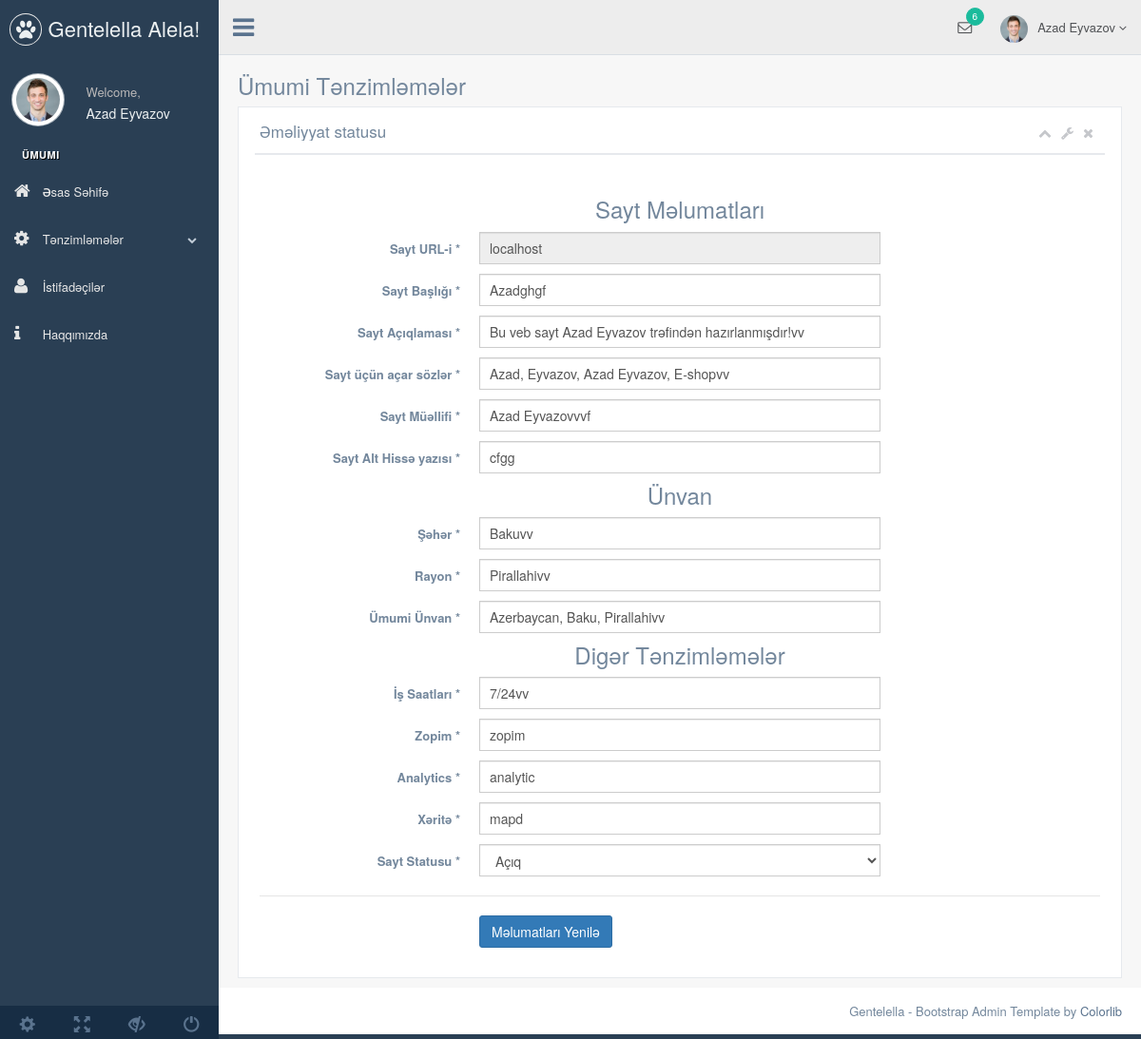
Page /admin/production/settings/general-settings.php (signed in) on the committed database.
### tables this page shows
CREATE TABLE `users` (
  `user_id` int(11) NOT NULL,
  `user_time` datetime NOT NULL DEFAULT current_timestamp(),
  `user_photo` varchar(250) NOT NULL,
  `user_name` varchar(100) NOT NULL,
  `user_first_last_name` varchar(200) NOT NULL,
  `user_mail` varchar(200) NOT NULL,
  `user_gsm` varchar(100) NOT NULL,
  `user_password` varchar(100) NOT NULL,
  `user_address` varchar(250) NOT NULL,
  `user_city` varchar(250) NOT NULL,
  `user_district` varchar(250) NOT NULL,
  `user_unvan` varchar(250) NOT NULL,
  `user_permission` varchar(250) NOT NULL,
  `user_status` int(1) NOT NULL DEFAULT 1
);

CREATE TABLE `settings` (
  `set_id` int(11) NOT NULL,
  `set_site_name` varchar(100) NOT NULL,
  `set_logo` varchar(250) NOT NULL,
  `set_title` varchar(250) NOT NULL,
  `set_desc` varchar(250) NOT NULL,
  `set_footer` varchar(255) NOT NULL,
  `set_keywords` varchar(250) NOT NULL,
  `set_author` varchar(100) NOT NULL,
  `set_tel` varchar(100) NOT NULL,
  `set_mobile` varchar(50) NOT NULL,
  `set_fax` varchar(100) NOT NULL,
  `set_mail` varchar(100) NOT NULL,
  `set_city` varchar(250) NOT NULL,
  `set_district` varchar(250) NOT NULL,
  `set_address` varchar(250) NOT NULL,
  `set_shift` varchar(250) NOT NULL,
  `set_maps` varchar(250) NOT NULL,
  `set_analytics` varchar(250) NOT NULL,
  `set_zopim` varchar(250) NOT NULL,
  `set_fb` varchar(100) NOT NULL,
  `set_tw` varchar(100) NOT NULL,
  `set_yt` varchar(100) NOT NULL,
  `set_smtp_host` varchar(100) NOT NULL,
  `set_smtp_port` varchar(100) NOT NULL,
  `set_smtp_user` varchar(100) NOT NULL,
  `set_smtp_pass` varchar(100) NOT NULL,
  `set_maintance` enum('0','1') NOT NULL DEFAULT '1'
);

### admin/production/settings/general-settings.php (the view, shortened to what the rows shown need)
<?php include '../layouts/header.php';
include '../../controllers/settings/generalSetConnect.php';
?>
    <div class="right_col" role="main">
        <div class="">
            <div class="row">
                <div class="col-md-12 col-sm-12 col-xs-12">
                    <div class="x_panel">
                        <div class="x_title">
                            <h2>Əməliyyat statusu
                                            </h2>
                        </div>
                        <div class="x_content">
                            <br />
                            <form id="demo-form2" action="<?php require __DIR__ .  '/../../controllers/settings/generalController.php';?>" method="POST" data-parsley-validate class="form-horizontal form-label-left">
                                <div class="form-group">
                                    <div class="col-md-6 col-sm-6 col-xs-12">
                                        <input type="text" name="set_title" readonly value="<?= $connect['set_site_name']?>" required="required" class="form-control col-md-7 col-xs-12">
                                    </div>
                                </div>
                                <div class="form-group">
                                    <div class="col-md-6 col-sm-6 col-xs-12">
                                        <input type="text" name="set_title" value="<?= $connect['set_title']?>" required="required" class="form-control col-md-7 col-xs-12">
                                    </div>
                                </div>
                                <div class="form-group">
                                    <div class="col-md-6 col-sm-6 col-xs-12">
                                        <input type="text" value="<?= $connect['set_desc']?>" name="set_desc" required="required" class="form-control col-md-7 col-xs-12">
                                    </div>
                                </div>
                                <div class="form-group">
                                    <div class="col-md-6 col-sm-6 col-xs-12">
                                        <input type="text" value="<?= $connect['set_keywords']?>" name="set_keywords" required="required" class="form-control col-md-7 col-xs-12">
                                    </div>
                                </div>
                                <div class="form-group">
                                    <div class="col-md-6 col-sm-6 col-xs-12">
                                        <input type="text" value="<?= $connect['set_author']?>" name="set_author" required="required" class="form-control col-md-7 col-xs-12">
                                    </div>
                                </div>
                                <div class="form-group">
                                    <div class="col-md-6 col-sm-6 col-xs-12">
                                        <input type="text" value="<?= $connect['set_footer']?>" name="set_footer" required="required" class="form-control col-md-7 col-xs-12">
                                    </div>
                                </div>
                                <div class="form-group">
                                    <div class="col-md-6 col-sm-6 col-xs-12">
                                        <input type="text" name="set_city" value="<?= $connect['set_city']?>" required="required" class="form-control col-md-7 col-xs-12">
                                    </div>
                                </div>
                                <div class="form-group">
                                    <div class="col-md-6 col-sm-6 col-xs-12">
                                        <input type="text" value="<?= $connect['set_district']?>" name="set_district" required="required" class="form-control col-md-7 col-xs-12">
                                    </div>
                                </div>
                                <div class="form-group">
                                    <div class="col-md-6 col-sm-6 col-xs-12">
                                        <input type="text" value="<?= $connect['set_address']?>" name="set_address" required="required" class="form-control col-md-7 col-xs-12">
                                    </div>
                                </div>
                                <div class="form-group">
                                    <div class="col-md-6 col-sm-6 col-xs-12">
                                        <input type="text" name="set_shift" value="<?= $connect['set_shift']?>" required="required" class="form-control col-md-7 col-xs-12">
                                    </div>
                                </div>
                                <div class="form-group">
                                    <div class="col-md-6 col-sm-6 col-xs-12">
                                        <input type="text" value="<?= $connect['set_zopim']?>" name="set_zopim" required="required" class="form-control col-md-7 col-xs-12">
                                    </div>
                                </div>
                                <div class="form-group">
                                    <div class="col-md-6 col-sm-6 col-xs-12">
                                        <input type="text" value="<?= $connect['set_analytics']?>" name="set_analytics" required="required" class="form-control col-md-7 col-xs-12">
                                    </div>
                                </div>
                                <div class="form-group">
                                    <div class="col-md-6 col-sm-6 col-xs-12">
                                        <input type="text" value="<?= $connect['set_maps']?>" name="set_maps" required="required" class="form-control col-md-7 col-xs-12">
                                    </div>
                                </div>
                            </form>
                        </div>
                    </div>
                </div>
            </div>
        </div>
    </div>
<?php include $_SERVER['DOCUMENT_ROOT'].'/ec/admin/production/layouts/footer.php' ?>

### admin/production/layouts/header.php (shortened to what the rows shown need)
<?php
    require __DIR__ .  '/../../controllers/db.php';
    require __DIR__ . '/../../controllers/sign.php';
?>
<!DOCTYPE html>
<html lang="en">
<head>
    <link href="https://stackpath.bootstrapcdn.com/bootstrap/3.4.1/css/bootstrap.min.css" rel="stylesheet">
    <link href="https://cdn.jsdelivr.net/npm/summernote@0.8.18/dist/summernote.min.css" rel="stylesheet">
    <link href="vendors/bootstrap/dist/css/bootstrap.min.css" rel="stylesheet">
    <link href="vendors/font-awesome/css/font-awesome.min.css" rel="stylesheet">
    <link href="vendors/nprogress/nprogress.css" rel="stylesheet">
    <link href="vendors/iCheck/skins/flat/green.css" rel="stylesheet">
    <link href="vendors/bootstrap-progressbar/css/bootstrap-progressbar-3.3.4.min.css" rel="stylesheet">
    <link href="vendors/jqvmap/dist/jqvmap.min.css" rel="stylesheet"/>
    <link href="vendors/bootstrap-daterangepicker/daterangepicker.css" rel="stylesheet">
    <link href="build/css/custom.min.css" rel="stylesheet">
</head>
<body class="nav-md">
<div class="container body">
    <div class="main_container">
        <div class="col-md-3 left_col">
            <div class="left_col scroll-view">
                <?php require __DIR__ . '/menu.php' ?>
        <div class="top_nav">
            <div class="nav_menu">
                <nav>
                    <ul class="nav navbar-nav navbar-right">
                        <li class="">
                            <a href="javascript:;" class="user-profile dropdown-toggle" data-toggle="dropdown" aria-expanded="false">
                                <img src="production/images/img.jpg" alt=""><?= $have_user['user_first_last_name']?>
                                <span class=" fa fa-angle-down"></span>
                            </a>
                        </li>
                    </ul>
                </nav>
            </div>
        </div>

### admin/production/layouts/menu.php (shortened to what the rows shown need)
<div class="profile clearfix">
    <div class="profile_info">
        <span>Welcome,</span>
        <h2><?= $have_user['user_first_last_name']?></h2>
    </div>
</div>
<br />
</div>
</div>

### rows in the picture
users: user_first_last_name "Azad Eyvazov"
settings: set_title "localhost", set_title "Azadghgf", set_desc "Bu veb sayt Azad Eyvazov trəfindən hazırlanmışdır!vv", set_keywords "Azad, Eyvazov, Azad Eyvazov, E-shopvv", set_author "Azad Eyvazovvvf", set_footer "cfgg", set_city "Bakuvv", set_district "Pirallahivv", set_address "Azerbaycan, Baku, Pirallahivv", set_shift "7/24vv", set_zopim "zopim", set_analytics "analytic", set_maps "mapd"
